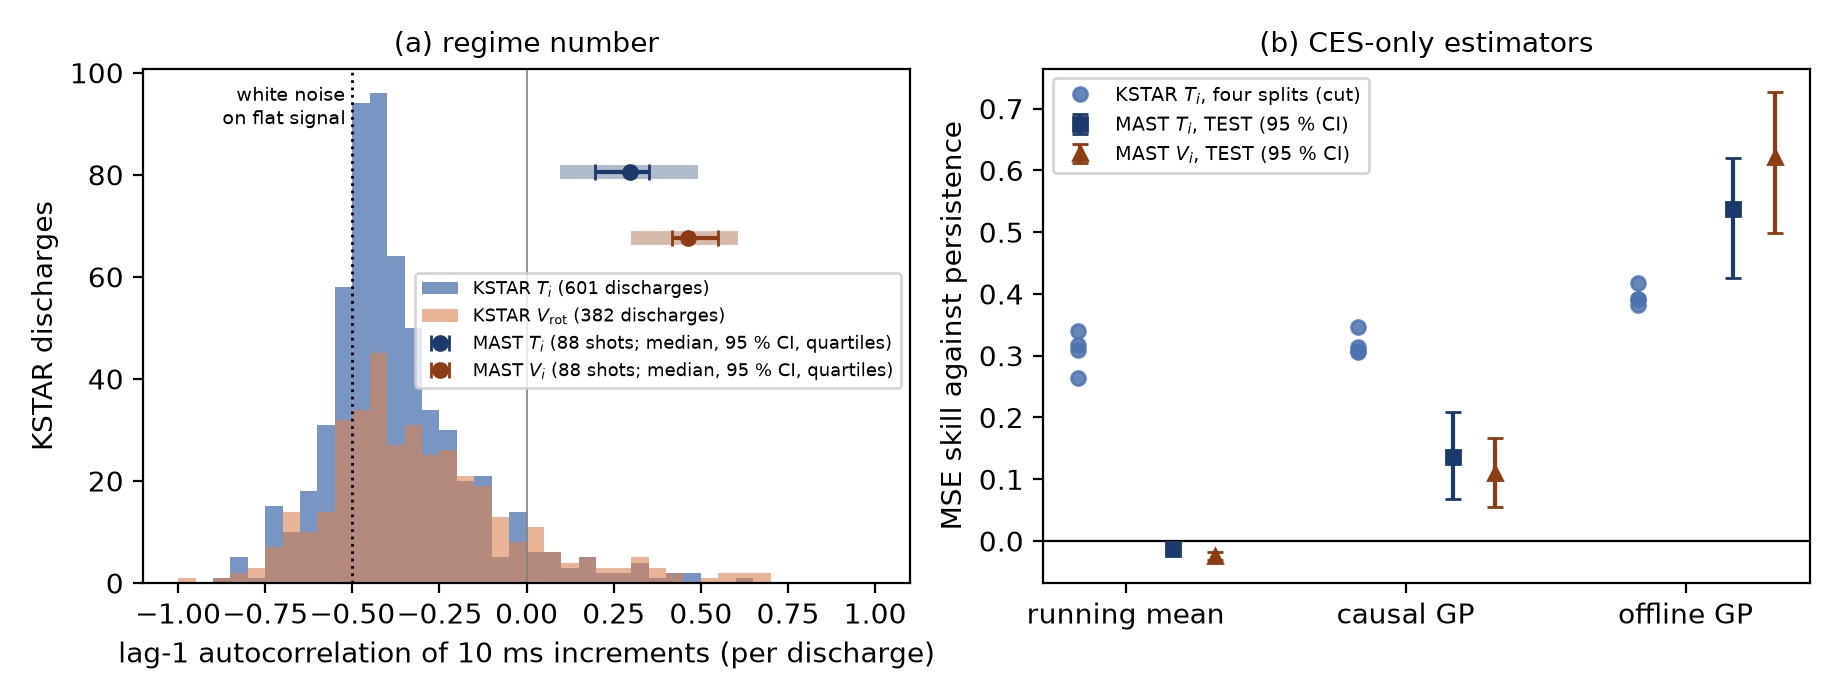

Write the Python code that produced this figure.
"""Figure: contrast of regimes between KSTAR and MAST (real data and frozen artifacts only).

(a) regime number (lag-1 autocorrelation of 10 ms increments) per discharge: KSTAR histogram
    from kstar_regime.json; MAST median, quartiles and 95 % interval from mast_gate.json.
(b) MSE skill against persistence of CES-only estimators for T_i: KSTAR four file-level
    splits (cut population; b28_decomposition.json RMSEs) and MAST TEST (population G;
    mast_gate_addendum1.json, retuned arms) with 95 % intervals.
Run from the repo root:  py docs/paper/ppcf/fig_regime.py
"""
import json
from pathlib import Path

import matplotlib
matplotlib.use("Agg")
import matplotlib.pyplot as plt
import numpy as np

HERE = Path(__file__).parent
PAPER = HERE.parent
kr = json.loads((HERE / "kstar_regime.json").read_text(encoding="utf-8"))
g1 = json.loads((PAPER / "mast_gate.json").read_text(encoding="utf-8"))
g2 = json.loads((PAPER / "mast_gate_addendum1.json").read_text(encoding="utf-8"))["retuned"]
dec = json.loads((PAPER / "b28_decomposition.json").read_text(encoding="utf-8"))["a_decomposition"]

fig, ax = plt.subplots(1, 2, figsize=(9.2, 3.5))

a = ax[0]
bins = np.linspace(-1, 1, 41)
a.hist(kr["T_i"]["values"], bins=bins, color="#4c72b0", alpha=0.75,
       label="KSTAR $T_i$ (%d discharges)" % kr["T_i"]["n_discharges"])
a.hist(kr["V_rot"]["values"], bins=bins, color="#dd8452", alpha=0.6,
       label=r"KSTAR $V_\mathrm{rot}$ (%d discharges)" % kr["V_rot"]["n_discharges"])
ymax = a.get_ylim()[1]
for j, (key, col, lab) in enumerate([("T_i", "#1b3a6b", "MAST $T_i$"), ("V_i", "#8c3b12", "MAST $V_i$")]):
    r = g1["regime"][key]
    q = r["regime_number_quartiles"]
    m = r["regime_number_median_over_TEST_shots"]
    y = ymax * (0.80 - 0.13 * j)
    a.plot([q[0], q[2]], [y, y], color=col, lw=5, alpha=0.35, solid_capstyle="butt")
    a.errorbar(m["point"], y, xerr=[[m["point"] - m["lo"]], [m["hi"] - m["point"]]],
               fmt="o", color=col, capsize=3, ms=5, label=lab + " (%d shots; median, 95 %% CI, quartiles)" % r["n_shots"])
a.axvline(-0.5, color="k", ls=":", lw=1)
a.text(-0.52, ymax * 0.97, "white noise\non flat signal", ha="right", va="top", fontsize=7)
a.axvline(0, color="grey", lw=0.6)
a.set_xlabel("lag-1 autocorrelation of 10 ms increments (per discharge)")
a.set_ylabel("KSTAR discharges")
a.set_title("(a) regime number", fontsize=10)
a.legend(fontsize=6.5, loc="upper right", bbox_to_anchor=(1.0, 0.62))

b = ax[1]
arms = [("running mean", "ewma", "running_mean"), ("causal GP", "gp_causal", "causal_gp"),
        ("offline GP", "gp", "offline_gp")]
cut = [d for d in dec if d["pop"] == "cut"]
for i, (lab, kk, mk) in enumerate(arms):
    ks = [1 - (d["rmse_eV"][kk] / d["rmse_eV"]["persistence"]) ** 2 for d in cut]
    b.plot([i - 0.17] * len(ks), ks, "o", color="#4c72b0", ms=5, alpha=0.85,
           label="KSTAR $T_i$, four splits (cut)" if i == 0 else None)
    s = g2["readouts"]["T_i|G"]["arms"][mk]["skill_vs_persistence"]
    b.errorbar(i + 0.17, s["point"], yerr=[[s["point"] - s["lo"]], [s["hi"] - s["point"]]],
               fmt="s", color="#1b3a6b", capsize=3, ms=5,
               label="MAST $T_i$, TEST (95 % CI)" if i == 0 else None)
    s = g2["readouts"]["V_i|G"]["arms"][mk]["skill_vs_persistence"]
    b.errorbar(i + 0.32, s["point"], yerr=[[s["point"] - s["lo"]], [s["hi"] - s["point"]]],
               fmt="^", color="#8c3b12", capsize=3, ms=5,
               label="MAST $V_i$, TEST (95 % CI)" if i == 0 else None)
b.axhline(0, color="k", lw=0.8)
b.set_xticks(range(len(arms)))
b.set_xticklabels([x[0] for x in arms])
b.set_ylabel("MSE skill against persistence")
b.set_title("(b) CES-only estimators", fontsize=10)
b.legend(fontsize=7, loc="upper left")

fig.tight_layout()
fig.savefig(HERE / "fig_regime.pdf")
fig.savefig(HERE / "fig_regime.png", dpi=200)
print("wrote fig_regime.pdf")
for lab, kk, mk in arms:
    print(lab, [round(1 - (d["rmse_eV"][kk] / d["rmse_eV"]["persistence"]) ** 2, 3) for d in cut])
